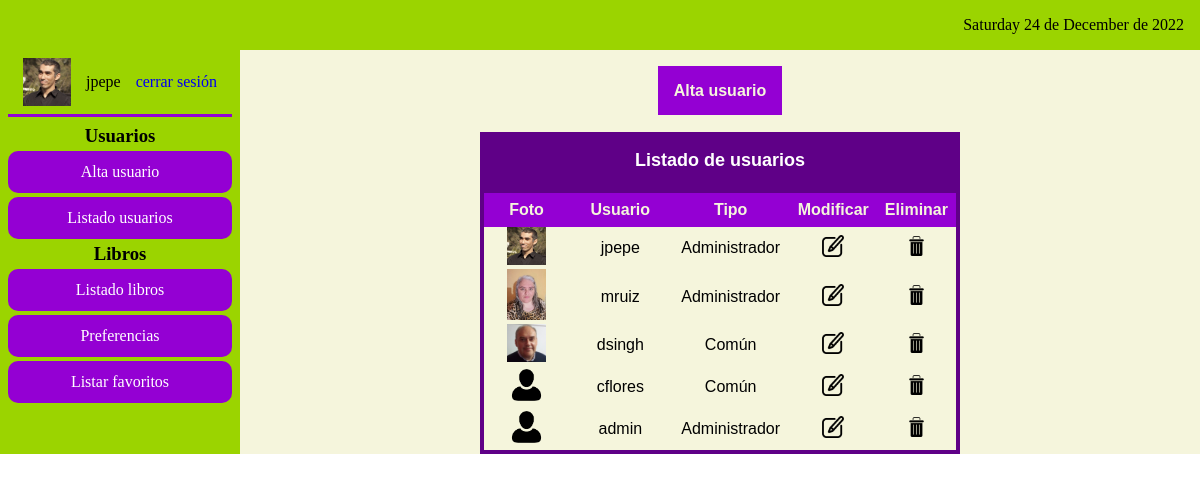
/ejercicio1/php/usuario_listado.php (signed in), run on the app's committed database.
### tables this page shows
CREATE TABLE `usuario` (
  `id_usuario` int(11) NOT NULL AUTO_INCREMENT,
  `usuario` varchar(45) NOT NULL,
  `pass` varchar(40) NOT NULL,
  `tipo` varchar(20) DEFAULT NULL,
  `foto` varchar(50) DEFAULT NULL,
  PRIMARY KEY (`id_usuario`)
);

### ejercicio1/php/usuario_listado.php (the view, shortened to what this page needs)
<?php
    require('header.php');
    if (!empty($_SESSION['usuario'])) {
?>
<section id="main_aside">
    <aside>
        <?php
            require_once('menu.php');
        ?>
    </aside>
<main>
    <section>
        <article>
            <section class="menu_tmp">
                <a class="enlace_boton" href="usuario_alta.php">Alta usuario</a>
            </section>
            <table>
                <caption>Listado de usuarios</caption>
                <tr>
                    <th>Foto</th>
                    <th>Usuario</th>
                    <th>Tipo</th>
                    <th>Modificar</th>
                    <th>Eliminar</th>
                </tr>
                <?php
                    $conexion = conectar();
                    if ($conexion) {
                        $consulta = 'SELECT * FROM usuario';
                        $consultar = mysqli_query($conexion,$consulta);
                        $numFilas = mysqli_num_rows($consultar);
                        if ($numFilas > 0 ) {
                            while ($fila = mysqli_fetch_array($consultar)) {
                                echo '<tr><td>';
                                if ($fila['foto'] == '') {
                                    echo '<img src="../img/usuarios/usuario_default.png" alt="imagen de perfil">';
                                }else {
                                    echo '<img src="../img/usuarios/'.$fila['foto'].'" alt="imagen de perfil">';
                                }
                                echo '</td>';
                                echo '<td>'.$fila['usuario'].'</td>
                                <td>'.$fila['tipo'].'</td>
                                <td><a href="modificar.php?id='.$fila['id_usuario'].'"><img class="icono" src="../img/modificar.png" alt="editar datos del usuario"></a></td>
                                <td><a href="eliminar.php?id='.$fila['id_usuario'].'"><img  class="icono" src="../img/eliminar.png" alt="eliminar usuario"></a></td></tr>';
                            }
                        }
                    }
                ?>
            </table>
        </article>
    </section>
</main>
<?php
    }else {
        echo '<article><h1 >Inicie sesion para ver el contenido</h1></article>';
        header("refresh:3;url=../index.php");
    }
?>

### ejercicio1/css/estilo.css (style rules this page uses)
* { margin: 0; padding: 0; border: 0; }
#main_aside { display: flex; flex-direction: row; }
aside { width: 20%; background-color: #9BD400; }
main { font-family: Verdana, Geneva, Tahoma, sans-serif; width: 80%; background-color:beige; }
article { background-color:beige; padding-top: 1em; }
.menu_tmp { text-align: center; padding: 1em; margin-bottom: 1em; }
.enlace_boton { text-decoration: none; padding: 1em; background-color: #9400D3; font-size: 16px; font-weight: bold; color: beige; }
table { width: 50%; margin: 0 auto; border: 0.25em solid #5F0087; border-collapse: collapse; text-align: center; }
caption { background-color: #5F0087; color: white; padding: 1em; font-weight: bold; font-size: 18px; }
th { background-color: #9400D3; padding: 0.5em; color: beige; }
td img { width: 45%; }
td { width: calc(100% / 3); }
.icono { width: 25%; }

### data on the page
usuario: foto (picture), usuario "jpepe", tipo "Administrador"
usuario: foto (picture), usuario "mruiz", tipo "Administrador"
usuario: foto (picture), usuario "dsingh", tipo "Común"
usuario: usuario "cflores", tipo "Común"
usuario: usuario "admin", tipo "Administrador"

### other printed values
$fecha "Saturday 24 de December de 2022"
$_SESSION['usuario'] "jpepe"
